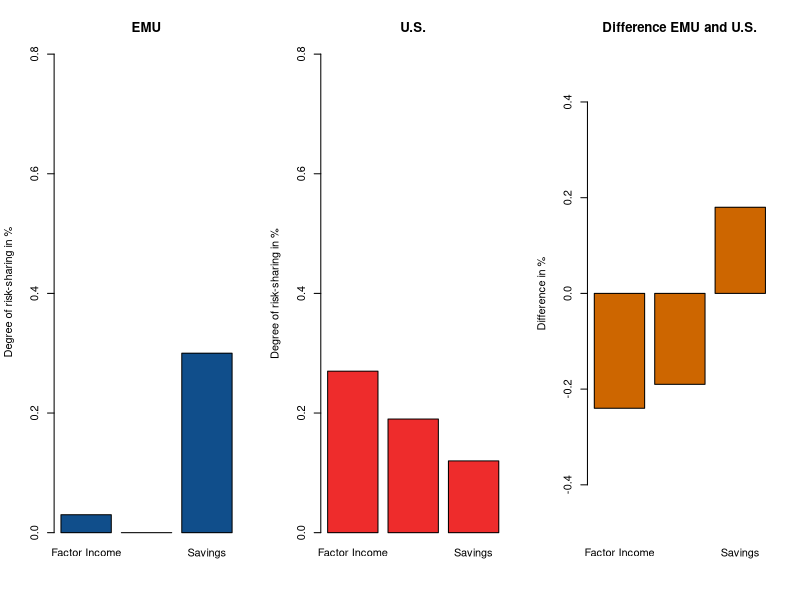

Source code (R):
#### Economics of Monetary Unions 
#### All figures are from : Valentina Milano, “Risk Sharing in the Euro Zone: the Role of European Institutions,” Working Papers CELEG 1701, Dipartimento di Economia e Finanza, LUISS Guido Carli, 2017 
RiskEU =  c("Factor Income" = 0.03, "Transfers" = 0.00, "Savings" = 0.3)
RiskUS = c("Factor Income" = 0.27, "Transfers" = 0.19, "Savings" = 0.12)
EUvsUS = RiskEU - RiskUS


par(mfrow = c(1,3))
barplot(RiskEU, ylab = " Degree of risk-sharing in %", ylim = c(0,0.8), main =   "EMU",col = "dodgerblue4")
barplot(RiskUS, ylab = "Degree of risk-sharing in %", ylim = c(0,0.8), main =   "U.S.", col = "firebrick2")
barplot(EUvsUS,ylab = "Difference in %" ,ylim = c(-0.5,0.5), main = "Difference EMU and U.S.", col = "darkorange3 ") 

 